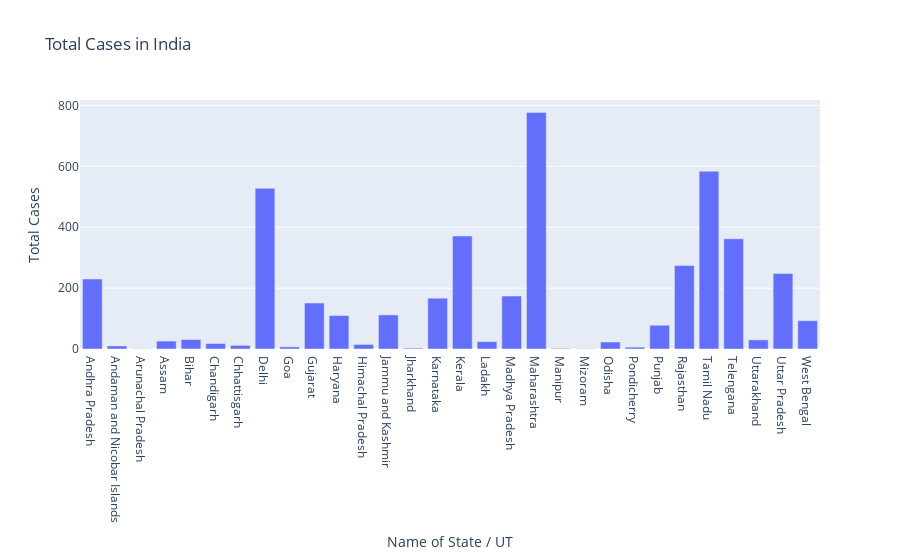

This figure's notebook cell:
### Code cell
#Matplotlib
fig=plt.figure(figsize=(20,10),dpi=200)
axes=fig.add_axes([0,0,1,1])
axes.bar(df['Name of State / UT'],df['Total Cases'])
axes.set_title("Total Cases in India")
axes.set_xlabel("Name of State / UT")
axes.set_ylabel("Total Cases")
plt.xticks(rotation=90)
plt.show()

#plotly
fig=go.Figure()
fig.add_trace(go.Bar(x=df['Name of State / UT'],y=df['Total Cases']))
fig.update_layout(title='Total Cases in India',xaxis=dict(title='Name of State / UT'),yaxis=dict(title='Total Cases'))

### Figure 1 — Plotly figure (JSON) as saved in the notebook; plotly's stock layout.template omitted (floating-point values rounded to 4 significant figures)
{"data": [{"type": "bar", "x": ["Andhra Pradesh", "Andaman and Nicobar Islands", "Arunachal Pradesh", "Assam", "Bihar", "Chandigarh", "Chhattisgarh", "Delhi", "Goa", "Gujarat", "Haryana", "Himachal Pradesh", "Jammu and Kashmir", "Jharkhand", "Karnataka", "Kerala", "Ladakh", "Madhya Pradesh", "Maharashtra", "Manipur", "Mizoram", "Odisha", "Pondicherry", "Punjab", "Rajasthan", "Tamil Nadu", "Telengana", "Uttarakhand", "Uttar Pradesh", "West Bengal"], "y": [230, 10, 1, 26, 31, 18, 12, 528, 7, 151, 110, 15, 112, 3, 167, 371, 24, 174, 777, 2, 1, 23, 6, 78, 274, 584, 362, 30, 248, 93]}], "layout": {"title": {"text": "Total Cases in India"}, "xaxis": {"title": {"text": "Name of State / UT"}}, "yaxis": {"title": {"text": "Total Cases"}}}}
